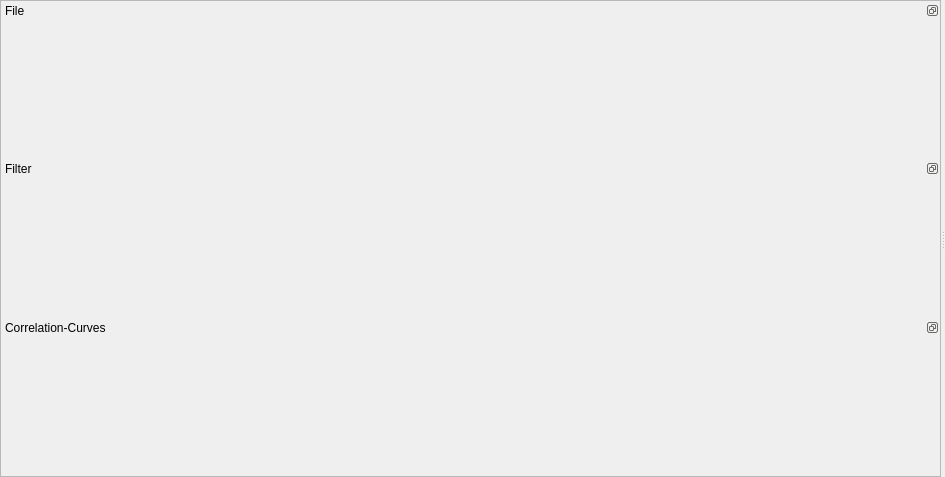
<?xml version="1.0" encoding="UTF-8"?>
<ui version="4.0">
 <class>Form</class>
 <widget class="QWidget" name="Form">
  <property name="geometry">
   <rect>
    <x>0</x>
    <y>0</y>
    <width>945</width>
    <height>477</height>
   </rect>
  </property>
  <property name="windowTitle">
   <string>TTTR-Correlator</string>
  </property>
  <property name="windowIcon">
   <iconset resource="../../../resources/resource.qrc">
    <normaloff>:/icons/icons/FCS.png</normaloff>:/icons/icons/FCS.png</iconset>
  </property>
  <layout class="QVBoxLayout" name="verticalLayout_3">
   <property name="spacing">
    <number>0</number>
   </property>
   <property name="leftMargin">
    <number>0</number>
   </property>
   <property name="topMargin">
    <number>0</number>
   </property>
   <property name="rightMargin">
    <number>0</number>
   </property>
   <property name="bottomMargin">
    <number>0</number>
   </property>
   <item>
    <widget class="QSplitter" name="splitter">
     <property name="orientation">
      <enum>Qt::Horizontal</enum>
     </property>
     <widget class="QScrollArea" name="scrollArea">
      <property name="minimumSize">
       <size>
        <width>400</width>
        <height>0</height>
       </size>
      </property>
      <property name="widgetResizable">
       <bool>true</bool>
      </property>
      <widget class="QWidget" name="scrollAreaWidgetContents">
       <property name="geometry">
        <rect>
         <x>0</x>
         <y>0</y>
         <width>588</width>
         <height>475</height>
        </rect>
       </property>
       <layout class="QVBoxLayout" name="verticalLayout_8">
        <property name="spacing">
         <number>0</number>
        </property>
        <property name="leftMargin">
         <number>0</number>
        </property>
        <property name="topMargin">
         <number>0</number>
        </property>
        <property name="rightMargin">
         <number>0</number>
        </property>
        <property name="bottomMargin">
         <number>0</number>
        </property>
        <item>
         <widget class="QDockWidget" name="dockWidget_2">
          <property name="features">
           <set>QDockWidget::DockWidgetFloatable|QDockWidget::DockWidgetMovable</set>
          </property>
          <property name="windowTitle">
           <string>File</string>
          </property>
          <widget class="QWidget" name="dockWidgetContents_2">
           <layout class="QVBoxLayout" name="verticalLayout_2">
            <property name="spacing">
             <number>0</number>
            </property>
            <property name="leftMargin">
             <number>0</number>
            </property>
            <property name="topMargin">
             <number>0</number>
            </property>
            <property name="rightMargin">
             <number>0</number>
            </property>
            <property name="bottomMargin">
             <number>0</number>
            </property>
            <item>
             <layout class="QVBoxLayout" name="verticalLayout">
              <property name="spacing">
               <number>0</number>
              </property>
             </layout>
            </item>
           </layout>
          </widget>
         </widget>
        </item>
        <item>
         <widget class="QDockWidget" name="dockWidget">
          <property name="features">
           <set>QDockWidget::DockWidgetFloatable|QDockWidget::DockWidgetMovable</set>
          </property>
          <property name="windowTitle">
           <string>Filter</string>
          </property>
          <widget class="QWidget" name="dockWidgetContents">
           <layout class="QVBoxLayout" name="verticalLayout_5">
            <property name="spacing">
             <number>0</number>
            </property>
            <property name="leftMargin">
             <number>0</number>
            </property>
            <property name="topMargin">
             <number>0</number>
            </property>
            <property name="rightMargin">
             <number>0</number>
            </property>
            <property name="bottomMargin">
             <number>0</number>
            </property>
            <item>
             <layout class="QVBoxLayout" name="verticalLayout_4">
              <property name="spacing">
               <number>0</number>
              </property>
             </layout>
            </item>
           </layout>
          </widget>
         </widget>
        </item>
        <item>
         <widget class="QDockWidget" name="dockWidget_3">
          <property name="features">
           <set>QDockWidget::DockWidgetFloatable|QDockWidget::DockWidgetMovable</set>
          </property>
          <property name="windowTitle">
           <string>Correlation-Curves</string>
          </property>
          <widget class="QWidget" name="dockWidgetContents_3">
           <layout class="QVBoxLayout" name="verticalLayout_7">
            <property name="spacing">
             <number>0</number>
            </property>
            <property name="leftMargin">
             <number>0</number>
            </property>
            <property name="topMargin">
             <number>0</number>
            </property>
            <property name="rightMargin">
             <number>0</number>
            </property>
            <property name="bottomMargin">
             <number>0</number>
            </property>
            <item>
             <layout class="QVBoxLayout" name="verticalLayout_6"/>
            </item>
           </layout>
          </widget>
         </widget>
        </item>
       </layout>
      </widget>
     </widget>
     <widget class="QWidget" name="widget" native="true">
      <layout class="QVBoxLayout" name="verticalLayout_10">
       <item>
        <layout class="QVBoxLayout" name="verticalLayout_9">
         <property name="spacing">
          <number>0</number>
         </property>
        </layout>
       </item>
      </layout>
     </widget>
    </widget>
   </item>
  </layout>
  <action name="actionAdd_Curve">
   <property name="text">
    <string>Add Curve</string>
   </property>
  </action>
 </widget>
 <resources>
  <include location="../../../resources/resource.qrc"/>
 </resources>
 <connections/>
</ui>
